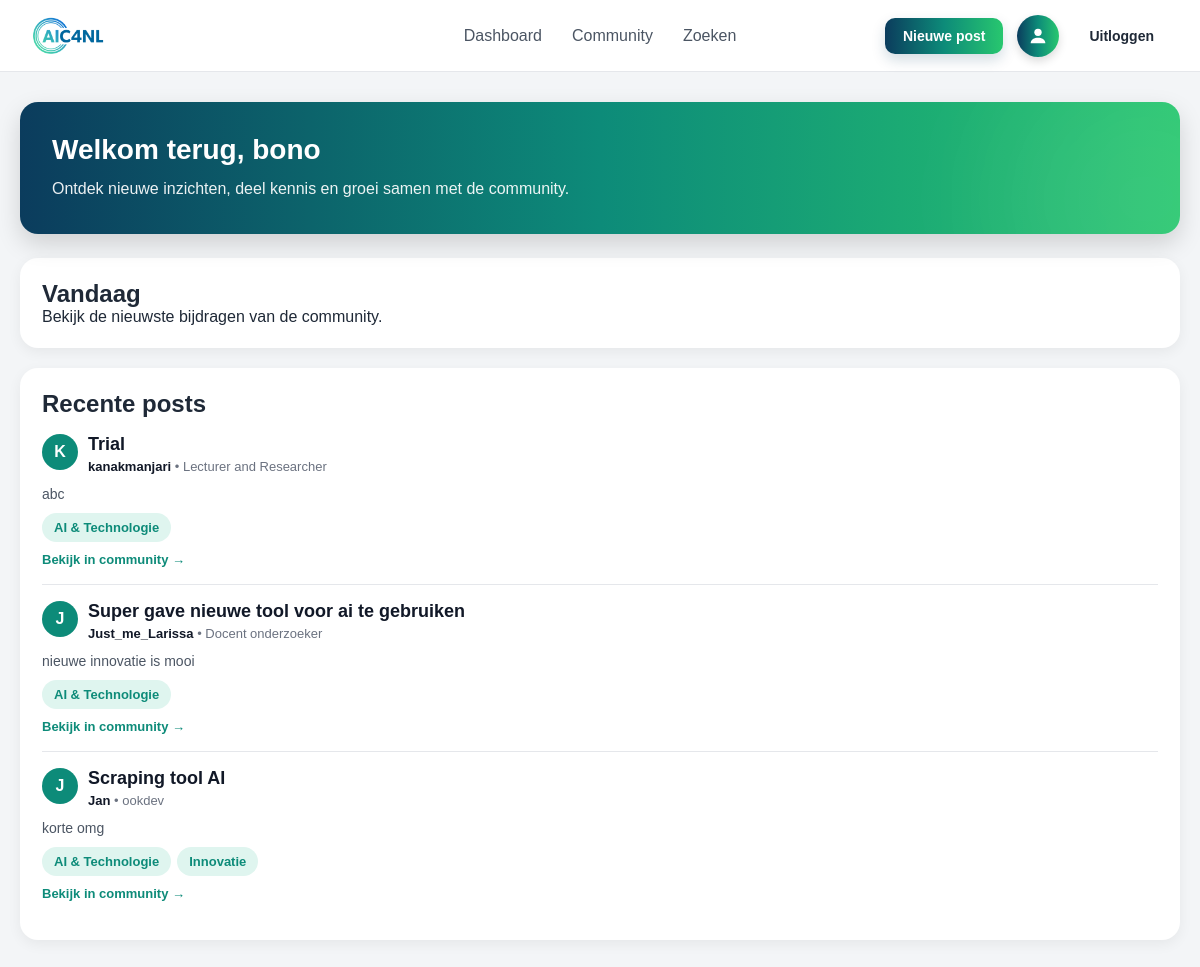
The page / (signed in) on the database its author committed.
### core/models.py (models this page shows, shortened)
class User(AbstractUser):
    email = models.EmailField(unique=True)
    date_of_birth = models.DateField(blank=True, null=True)
    function = models.CharField(max_length=255, blank=True, null=True)
    description = models.TextField(blank=True, null=True)
    ai_knowledge_level = models.IntegerField(
        validators=[MinValueValidator(1), MaxValueValidator(10)],
        blank=True,
        null=True
    )
    points = models.IntegerField(default=0)
    rank = models.CharField(max_length=255, blank=True, null=True)
    is_admin = models.BooleanField(default=False)
    institution = models.ForeignKey(
        Institution,
        on_delete=models.SET_NULL,
        null=True,
        blank=True,
        related_name="users"
    )
    badges = models.ManyToManyField(
        Badge,
        blank=True,
        related_name="users"
    )

class Post(models.Model):
    title = models.CharField(max_length=255)
    type = models.CharField(max_length=255)
    short_description = models.CharField(max_length=500)
    long_description = models.TextField()
    created_at = models.DateTimeField(auto_now_add=True)
    image_path = models.CharField(max_length=500, blank=True, null=True)
    target_audience = models.CharField(max_length=255)
    category = models.CharField(max_length=255)
    is_validated = models.BooleanField(default=False)
    user = models.ForeignKey(
        User,
        on_delete=models.CASCADE,
        related_name="posts"
    )
    use_case = models.ForeignKey(
        UseCase,
        on_delete=models.SET_NULL,
        null=True,
        blank=True,
        related_name="posts"
    )
    institution = models.ForeignKey(
        Institution,
        on_delete=models.SET_NULL,
        null=True,
        blank=True,
        related_name="posts"
    )

### core/views.py (the view)
# urls.py: path('', views.dashboard_view, name='dashboard'),
def dashboard_view(request):
    recent_posts = Post.objects.order_by('-created_at')[:3]
    for post in recent_posts:
        if post.category:
            post.category_list = [cat.strip() for cat in post.category.split(',')]
        else:
            post.category_list = []
        if post.target_audience:
            post.audience_list = [aud.strip() for aud in post.target_audience.split(',')]
        else:
            post.audience_list = []
    form = PostForm()
    return render(request, 'core/dashboard.html', {
        'recent_posts': recent_posts,
        'form': form
    })

### core/models.py (called while the page is built)
    def __str__(self):
        return self.name

### core/templates/core/dashboard.html
{% extends 'core/base.html' %}
{% block content %}
<div class="dashboard-hero">
    {% if user.is_authenticated %}
        <h1>Welkom terug, {{ user.username }}</h1>
    {% else %}
        <h1>Welkom bij LCP</h1>
    {% endif %}
    <p>Ontdek nieuwe inzichten, deel kennis en groei samen met de community.</p>
</div>
<div class="card">
    <h2>Vandaag</h2>
    <p>Bekijk de nieuwste bijdragen van de community.</p>
</div>
<div class="card">
    <h2>Recente posts</h2>
    {% for post in recent_posts %}
        <div class="recent-post-item" onclick="openPostDetail({{ post.id }}, '{{ post.title|escapejs }}', '{{ post.user.username|escapejs }}', '{{ post.user.function|escapejs }}', '{{ post.created_at|timesince }} geleden', '{{ post.type|escapejs }}', '{{ post.short_description|escapejs }}', '{{ post.long_description|escapejs }}', '{{ post.category|escapejs }}')" style="cursor: pointer;">
            <div style="display: flex; align-items: flex-start; gap: 10px; margin-bottom: 10px;">
                <div class="post-user-avatar" style="width: 36px; height: 36px; font-size: 16px;">
                    {{ post.user.username|slice:":1"|upper }}
                </div>
                <div style="flex: 1; min-width: 0;">
                    <h3 style="margin: 0 0 4px 0; font-size: 18px; color: #111827;">{{ post.title }}</h3>
                    <div style="color: #6b7280; font-size: 13px;">
                        <span style="font-weight: 600; color: #111827;">{{ post.user.username }}</span>
                        {% if post.user.function %}<span> • {{ post.user.function }}</span>{% endif %}
                    </div>
                </div>
            </div>
            <p style="color: #4b5563; font-size: 14px; margin: 8px 0; line-height: 1.5;">{{ post.short_description }}</p>
            {% if post.category_list %}
                <div style="display: flex; flex-wrap: wrap; gap: 6px; margin-bottom: 8px;">
                    {% for cat in post.category_list %}
                        <span class="community-tag" style="margin: 0; display: inline-block;">{{ cat }}</span>
                    {% endfor %}
                </div>
            {% endif %}
            <a href="{% url 'community' %}" onclick="event.stopPropagation();" style="color: #0d8b79; font-weight: 600; text-decoration: none; font-size: 13px;">Bekijk in community →</a>
        </div>
    {% empty %}
        <p>Er zijn nog geen recente posts.</p>
    {% endfor %}
</div>
{% endblock %}

### core/static/core/styles.css (style rules this page uses)
* { margin: 0; padding: 0; box-sizing: border-box; }
body { background: #f3f5f7; color: #1f2937; font-family: Arial, sans-serif; }
.card, .sidebar-box, .community-post-card { background: #ffffff; border-radius: 18px; padding: 22px; box-shadow: 0 4px 14px rgba(0, 0, 0, 0.06); margin-bottom: 20px; }
.dashboard-hero { background: linear-gradient( 90deg, #0b3c5d 0%, #0d8b79 50%, #28c76f 100% ); color: #ffffff; padding: 32px; border-radius: 18px; margin-bottom: 24px; box-shadow: 0 10px 25px rgba(0, 0, 0, 0.15); position: relative; overflow: hidden; }
.dashboard-hero::after { content: ""; position: absolute; top: -40%; right: -10%; width: 300px; height: 300px; background: rgba(255, 255, 255, 0.08); filter: blur(60px); border-radius: 50%; }
.dashboard-hero h1 { margin: 0 0 10px 0; font-size: 28px; font-weight: 700; position: relative; z-index: 1; }
.dashboard-hero p { color: rgba(255, 255, 255, 0.92); font-size: 16px; line-height: 1.6; max-width: 760px; position: relative; z-index: 1; }
.recent-post-item { padding: 16px 0; border-bottom: 1px solid #e5e7eb; }
.recent-post-item:last-child { border-bottom: none; }
.recent-post-item h3, .recent-post-item h4 { margin-bottom: 8px; font-size: 20px; }
.recent-post-item p { color: #4b5563; line-height: 1.6; margin-bottom: 8px; }
.composer-avatar, .post-user-avatar { width: 42px; height: 42px; border-radius: 50%; background: #0d8b79; color: #ffffff; display: flex; align-items: center; justify-content: center; font-weight: 700; flex-shrink: 0; }
.community-tag, .post-category { display: inline-block; margin-top: 12px; background: #dff5ef; color: #0d8b79; padding: 7px 12px; border-radius: 999px; font-size: 13px; font-weight: 600; margin-right: 6px; }

### rows shown on the page
User: username "bono"
Post: user.username "K", title "Trial", user.username "kanakmanjari", user.function "Lecturer and Researcher", short_description "abc", category_list "AI & Technologie"
Post: user.username "J", title "Super gave nieuwe tool voor ai te gebruiken", user.username "Just_me_Larissa", user.function "Docent onderzoeker", short_description "nieuwe innovatie is mooi", category_list "AI & Technologie"
Post: user.username "J", title "Scraping tool AI", user.username "Jan", user.function "ookdev", short_description "korte omg", category_list "AI & Technologie" "Innovatie"
